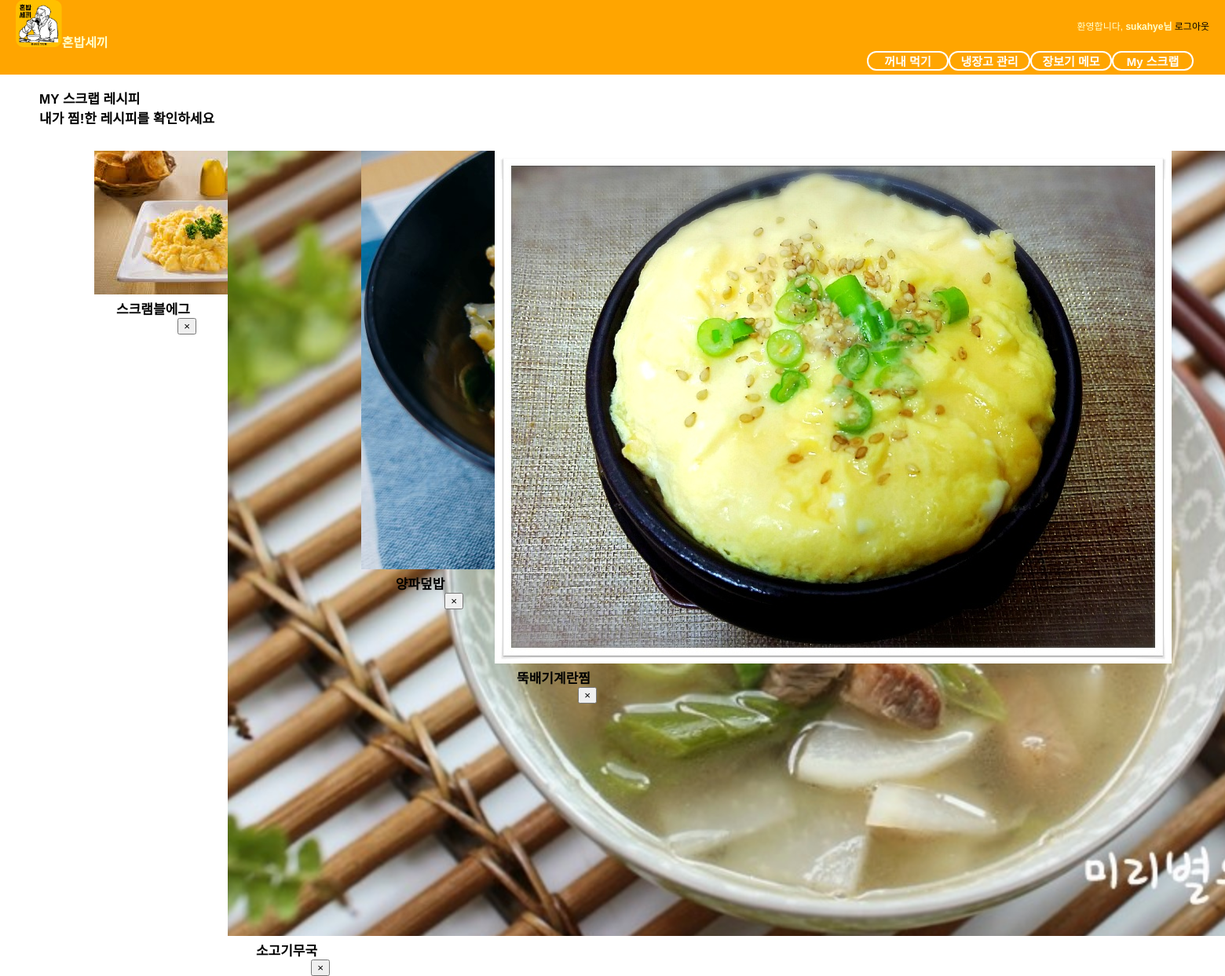
The page /fridge/scrap/ (signed in) on the database its author committed.
### fridge/models.py (models this page shows, shortened)
class ScrapList(models.Model):
    owner = models.ForeignKey(User, null=True)
    scrapinfo = models.ForeignKey(Menu, null=True)
    @staticmethod
    def scrap_menu(owner):
        user_scrap_list = ScrapList.objects.filter(owner=owner)
        return user_scrap_list

class Menu(models.Model):
    menu_name = models.CharField(max_length=50)
    menu_image = models.ImageField(verbose_name='menu_image', upload_to='images/menu', blank=True)
    menu_thumbnail = ImageSpecField(source='menu_image', processors=[ResizeToFill(128, 128)],
                                    format='JPEG',
                                    options={'quality': 60})
    main_ingredients = JSONField(verbose_name='main_ingredients', default=dict)
    sub_ingredients = JSONField(verbose_name='sub_ingredients', default=dict)
    class Meta:
        verbose_name = 'Cooking Menu'
        ordering = ['menu_name']

### fridge/views.py (the view, shortened to what this page needs)
# urls.py: url(r'^(?P<pk>[0-9]+)/scrap/$', Scrap.as_view(), name="do_scrap"),
class Scrap(View):
    def get(self, request):
        template_name = 'fridge/scrap_list.html'
        owner = request.user
        scrap_list = ScrapList.scrap_menu(owner)
        return render(request, template_name, {'scraps': scrap_list})

### fridge/fields.py (called while the page is built)
    def to_python(self, value):
        if self.blank and not value:
            return None
        if isinstance(value, six.string_types):
            try:
                return json.loads(value)
            except Exception as e:
                raise ValidationError(str(e))
        else:
            return value

        def from_db_value(self, value, expression, connection):
            return self.to_python(value)

### fridge/templates/fridge/scrap_list.html (shortened to what this page needs)
{% extends "base.html" %}
{% load staticfiles %}
{% block extrastyle %}{% static "fridge/scrap_list.css" %}{% endblock %}
{% block content %}
<div id="content">
    <p>
        <span class="scraplist">MY 스크랩 레시피</span><br>
        <span class="scraplist">내가 찜!한 레시피를 확인하세요</span>
    </p>
    <div class = "scrap-list">
        <ul>
             {% for scrap in scraps %}
            <div class = "scrap-list-photo">
                <li>
                    <img src="{{ scrap.scrapinfo.menu_thumbnail.url }}" /><br>
                    <a href="{% url 'fridge:menu_detail' pk=scrap.pk %}">{{ scrap.scrapinfo.menu_name }}</a>
                </li>
                <td><form method="POST" action="{% url 'fridge:scrap_delete' scrap.id %}">{% csrf_token %}<input type="submit" value="&times"></form></td>
            </div>
            {% endfor %}
        </ul>
    </div>
</div>
{% endblock %}

### templates/base.html (shortened to what this page needs)
<!DOCTYPE html>
<html lang="ko">
{% load staticfiles %}
<head>
</head>
<link rel="stylesheet" type="text/css" href="{% static "css/base.css" %}" />
<link rel="stylesheet" type="text/css" href="{% block extrastyle %}{% endblock %}"/>
<body>
    <div id="header">
        <h2 class="maintitle"><img src="{% static 'img/혼밥세끼.png' %}" style="height:60px;">혼밥세끼</h2>
        {% if user.is_active %}
        <h4 class="welcome">환영합니다,
            <strong>{% firstof user.get_short_name user.get_username %}님</strong>
            <a href="{% url 'logout' %}">로그아웃</a>
        </h4>
        {% else %}
        <h4 class="welcome">환영합니다, 게스트 사용자님 /
            <a href="{% url 'login' %}">로그인</a>
            <a href="{% url 'register' %}">회원가입</a>
        </h4>
        {% endif %}
    </div>
    <div id="menu">
        <li><a href ="{% url 'fridge:scrap_list' %}">My 스크랩</a></li>
        <li><a href ="{% url 'fridge:shopping' %}">장보기 메모</a></li>
        <li><a href ="{% url 'fridge:manage' %}">냉장고 관리</a></li>
        <li><a href ="{% url 'fridge:recommendation' %}">꺼내 먹기</a></li>
    </div>
    {% block content %} {% endblock %}
</body>
</html>

### static/css/base.css (style rules this page uses)
body { font-family: "Lucida Grande", Verdana, Arial, sans-serif; font-size: 12px; }
div#header { position: absolute; top: 0px; left: 0px; height: 30px; width:100%; display: table; background: orange; }
div#menu { position: absolute; top:65px; left:0px; height:30px; width: 100%; display: table; table-layout:fixed; border-spacing: 40px 0px; background: orange; font-size: 15px; }
div#content { position: absolute; top:100px; left:50px; right:50px; }
.maintitle { display: table-cell; vertical-align: middle; padding-left:20px; color: #ffc; font-weight: bold; font-size: 16px; }
.welcome { display:table-cell; vertical-align: middle; text-align: right; padding-right: 20px; color: #ffc; font-weight: normal; font-size: 12px; }
div#menu a:link, div#menu a:visited { color: white; }
div#menu >li { display: table-cell; vertical-align: middle; border: 2px solid white; border-radius: 12px; text-align: center; font-weight: bold; text-decoration:none; float : right; width : 100px }

### fridge/static/fridge/scrap_list.css (style rules this page uses)
div.scrap-list { margin : 30px 30px; }
span.scraplist { font-size : 17px; font-weight: bold; }
div.scrap-list-photo { float: left; width: 150px; height: 200px; padding-right:20px; }
div.scrap-list-photo > li { font-size : 17px; font-weight: bold; text-align:center; }
div.scrap-list-photo > form { text-align:right; padding-right:20px; }
ul { list-style-type: none; }

### templates/base.html (style rules this page uses)
a:link { text-decoration: none; color: white; }

### fridge/templates/fridge/scrap_list.html (style rules this page uses)
a:link { text-decoration: none; color: black; }

### rows shown on the page
ScrapList: scrapinfo.menu_thumbnail (picture), scrapinfo.menu_name "스크램블에그"
ScrapList: scrapinfo.menu_name "소고기무국"
ScrapList: scrapinfo.menu_name "양파덮밥"
ScrapList: scrapinfo.menu_thumbnail (picture), scrapinfo.menu_name "뚝배기계란찜"
